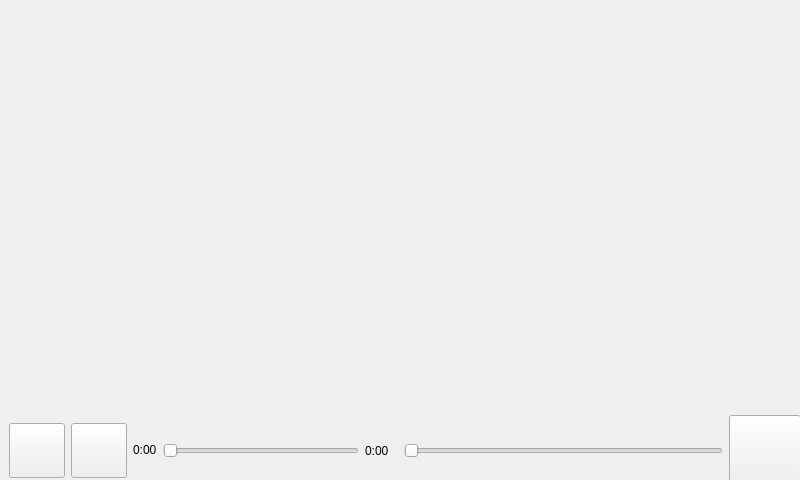
<?xml version="1.0" encoding="UTF-8"?>
<ui version="4.0">
 <class>VideoNowPlayingWindow</class>
 <widget class="QMainWindow" name="VideoNowPlayingWindow">
  <property name="geometry">
   <rect>
    <x>0</x>
    <y>0</y>
    <width>800</width>
    <height>480</height>
   </rect>
  </property>
  <property name="windowTitle">
   <string>Now Playing</string>
  </property>
  <widget class="QWidget" name="centralwidget">
   <widget class="QToolButton" name="wmCloseButton">
    <property name="geometry">
     <rect>
      <x>690</x>
      <y>0</y>
      <width>112</width>
      <height>56</height>
     </rect>
    </property>
    <property name="styleSheet">
     <string notr="true">QToolButton
{
background: transparent;
border: none;
}</string>
    </property>
    <property name="text">
     <string/>
    </property>
    <property name="iconSize">
     <size>
      <width>112</width>
      <height>56</height>
     </size>
    </property>
   </widget>
   <widget class="QWidget" name="toolbarOverlay" native="true">
    <property name="geometry">
     <rect>
      <x>0</x>
      <y>410</y>
      <width>801</width>
      <height>81</height>
     </rect>
    </property>
    <layout class="QHBoxLayout" name="toolbarOverlay_1">
     <item>
      <widget class="QWidget" name="buttonWidget" native="true">
       <layout class="QHBoxLayout" name="toolbarLayout">
        <item>
         <widget class="QToolButton" name="shareButton">
          <property name="text">
           <string/>
          </property>
          <property name="iconSize">
           <size>
            <width>48</width>
            <height>48</height>
           </size>
          </property>
         </widget>
        </item>
        <item>
         <widget class="QToolButton" name="deleteButton">
          <property name="text">
           <string/>
          </property>
          <property name="iconSize">
           <size>
            <width>48</width>
            <height>48</height>
           </size>
          </property>
         </widget>
        </item>
        <item>
         <widget class="QLabel" name="currentPositionLabel">
          <property name="sizePolicy">
           <sizepolicy hsizetype="Maximum" vsizetype="Maximum">
            <horstretch>0</horstretch>
            <verstretch>0</verstretch>
           </sizepolicy>
          </property>
          <property name="text">
           <string>0:00</string>
          </property>
         </widget>
        </item>
        <item>
         <widget class="QSlider" name="progressBar">
          <property name="enabled">
           <bool>false</bool>
          </property>
          <property name="orientation">
           <enum>Qt::Horizontal</enum>
          </property>
         </widget>
        </item>
        <item>
         <widget class="QLabel" name="videoLenthLabel">
          <property name="text">
           <string>0:00</string>
          </property>
         </widget>
        </item>
       </layout>
      </widget>
     </item>
     <item>
      <layout class="QHBoxLayout" name="volumeLayout">
       <item>
        <widget class="QSlider" name="volumeSlider">
         <property name="maximum">
          <number>100</number>
         </property>
         <property name="singleStep">
          <number>1</number>
         </property>
         <property name="orientation">
          <enum>Qt::Horizontal</enum>
         </property>
        </widget>
       </item>
       <item>
        <widget class="QToolButton" name="volumeButton">
         <property name="text">
          <string/>
         </property>
         <property name="iconSize">
          <size>
           <width>64</width>
           <height>64</height>
          </size>
         </property>
        </widget>
       </item>
      </layout>
     </item>
    </layout>
   </widget>
   <widget class="QWidget" name="controlOverlay" native="true">
    <property name="geometry">
     <rect>
      <x>230</x>
      <y>170</y>
      <width>331</width>
      <height>111</height>
     </rect>
    </property>
    <layout class="QHBoxLayout" name="horizontalLayout">
     <item>
      <widget class="QToolButton" name="prevButton">
       <property name="sizePolicy">
        <sizepolicy hsizetype="Expanding" vsizetype="Expanding">
         <horstretch>0</horstretch>
         <verstretch>0</verstretch>
        </sizepolicy>
       </property>
       <property name="minimumSize">
        <size>
         <width>96</width>
         <height>96</height>
        </size>
       </property>
       <property name="maximumSize">
        <size>
         <width>96</width>
         <height>96</height>
        </size>
       </property>
       <property name="styleSheet">
        <string notr="true">QToolButton
{
background: transparent url(/etc/hildon/theme/mediaplayer/VideoOverlayButton.png);
border: none;
}

QToolButton:pressed
{
background: transparent url(/etc/hildon/theme/mediaplayer/VideoOverlayButtonPressed.png);
border: none;
}</string>
       </property>
       <property name="text">
        <string/>
       </property>
       <property name="iconSize">
        <size>
         <width>64</width>
         <height>64</height>
        </size>
       </property>
      </widget>
     </item>
     <item>
      <widget class="QToolButton" name="playButton">
       <property name="sizePolicy">
        <sizepolicy hsizetype="Expanding" vsizetype="Expanding">
         <horstretch>0</horstretch>
         <verstretch>0</verstretch>
        </sizepolicy>
       </property>
       <property name="minimumSize">
        <size>
         <width>96</width>
         <height>96</height>
        </size>
       </property>
       <property name="maximumSize">
        <size>
         <width>96</width>
         <height>96</height>
        </size>
       </property>
       <property name="styleSheet">
        <string notr="true">QToolButton
{
background: transparent url(/etc/hildon/theme/mediaplayer/VideoOverlayButton.png);
border: none;
}

QToolButton:pressed
{
background: transparent url(/etc/hildon/theme/mediaplayer/VideoOverlayButtonPressed.png);
border: none;
}</string>
       </property>
       <property name="text">
        <string/>
       </property>
       <property name="iconSize">
        <size>
         <width>64</width>
         <height>64</height>
        </size>
       </property>
      </widget>
     </item>
     <item>
      <widget class="QToolButton" name="nextButton">
       <property name="sizePolicy">
        <sizepolicy hsizetype="Expanding" vsizetype="Expanding">
         <horstretch>0</horstretch>
         <verstretch>0</verstretch>
        </sizepolicy>
       </property>
       <property name="minimumSize">
        <size>
         <width>96</width>
         <height>96</height>
        </size>
       </property>
       <property name="maximumSize">
        <size>
         <width>96</width>
         <height>96</height>
        </size>
       </property>
       <property name="styleSheet">
        <string notr="true">QToolButton
{
background: transparent url(/etc/hildon/theme/mediaplayer/VideoOverlayButton.png);
border: none;
}

QToolButton:pressed
{
background: transparent url(/etc/hildon/theme/mediaplayer/VideoOverlayButtonPressed.png);
border: none;
}</string>
       </property>
       <property name="text">
        <string/>
       </property>
       <property name="iconSize">
        <size>
         <width>64</width>
         <height>64</height>
        </size>
       </property>
      </widget>
     </item>
    </layout>
   </widget>
  </widget>
 </widget>
 <resources/>
 <connections>
  <connection>
   <sender>wmCloseButton</sender>
   <signal>clicked()</signal>
   <receiver>VideoNowPlayingWindow</receiver>
   <slot>close()</slot>
   <hints>
    <hint type="sourcelabel">
     <x>745</x>
     <y>27</y>
    </hint>
    <hint type="destinationlabel">
     <x>399</x>
     <y>224</y>
    </hint>
   </hints>
  </connection>
 </connections>
</ui>
